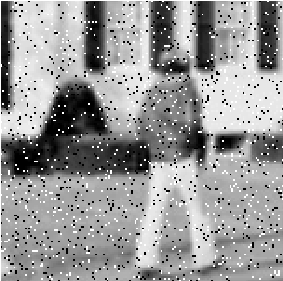
#> input picture noisy1.png, 283 x 281 px, found by its file name
$ python image.py
#> lines starting #> are read from the running program, lines starting #| are printed output that depends on the picture
import cv2
import numpy as np

# Load the noisy image
img = cv2.imread("/home/ramesh/Desktop/miniProject/noisy1.png", 0)  # Load as grayscale
#> img is the input picture: shape (281, 283); min 0, max 255, mean 151.8

# Check if the image is loaded successfully
if img is None:
    print("Error: Unable to read the image file.")
    exit()

# Define the size of the kernel (3x3)
kernel_size = 3

# Function for custom average filter
def custom_average_filter(image, kernel_size):
#> called with kernel_size = 3
    kernel = np.ones((kernel_size, kernel_size), np.float32) / (kernel_size ** 2)
    return cv2.filter2D(image, -1, kernel)
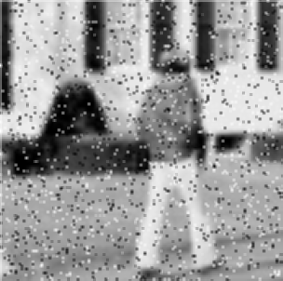
#> returned value: shape (281, 283); min 0, max 255, mean 151.5

# Function for custom median filter
def custom_median_filter(image, kernel_size):
#> called with kernel_size = 3
    height, width = image.shape
#> height = 281; width = 283
    result = np.zeros_like(image)

    half_kernel = kernel_size // 2

    for y in range(half_kernel, height - half_kernel):
        for x in range(half_kernel, width - half_kernel):
            neighborhood = image[y - half_kernel:y + half_kernel + 1, x - half_kernel:x + half_kernel + 1]
            result[y, x] = np.median(neighborhood)
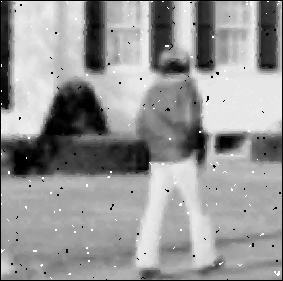
#> result: shape (281, 283); min 0, max 255, mean 150.7

    return result

# Apply custom average filter
average_filtered = custom_average_filter(img, kernel_size)

# Apply custom median filter
median_filtered = custom_median_filter(img, kernel_size)

# Display the original image, average filtered image, and median filtered image
cv2.imshow("Original", img)
cv2.imshow("Custom Average Filter", average_filtered)
cv2.imshow("Custom Median Filter", median_filtered)

# Wait for a key press and then close all OpenCV windows
cv2.waitKey(0)
cv2.destroyAllWindows()

$ run again, with noisy2.png copied over noisy1.png
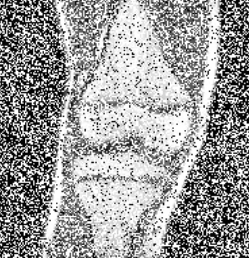
#> input picture noisy2.png, 249 x 258 px, found by its file name
#> in custom_average_filter, `return cv2.filter2D(image, -1, kernel)`:
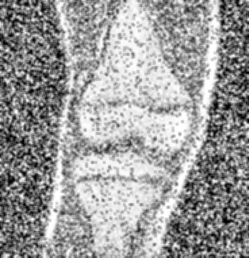
#> returned value: shape (258, 249); min 0, max 255, mean 155.4
#> after the loop in custom_median_filter, `for y in range(half_kernel, height - half_kernel):`:
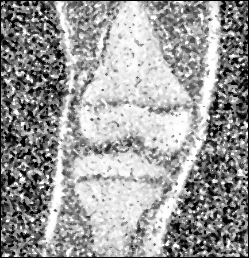
#> result: shape (258, 249); min 0, max 255, mean 154.2
